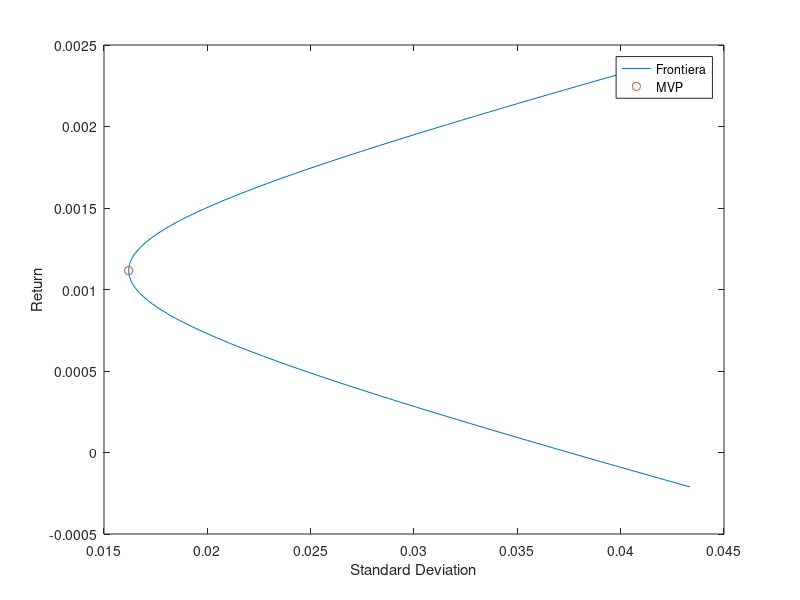

Write MATLAB code to recreate this figure.
clear; close all;
Mean=[0.001079891	0.001348925	0.00078912]';
V=[0.000342863	0.000201025	0.000212131
0.000201025	0.000347879	0.000233271
0.000212131	0.000233271	0.000407167];
Ones=ones(size(Mean));
invV=inv(V);
A=Ones'*invV*Mean;
B=Mean'*invV*Mean;
C=Ones'*invV*Ones;
D=B*C-A^2;
g=(B*(invV*Ones)-A*(invV*Mean))/D;
h=(-A*(invV*Ones)+C*(invV*Mean))/D;
w=@(R) g+h*R;
Variance=@(R) (C*R.^2-2*A*R+B)/D;
figure(1)
R=linspace(min(Mean)-0.001,max(Mean)+0.001,100);
plot(sqrt(Variance(R)),R);
xlabel('Standard Deviation'); ylabel('Return');
hold on
plot(sqrt(1/C),A/C,'o')
legend('Frontiera','MVP')
% hold on
% plot(...)
% text(.... 'tg','FontSize', 11, 'HorizontalAlignment', 'left');

